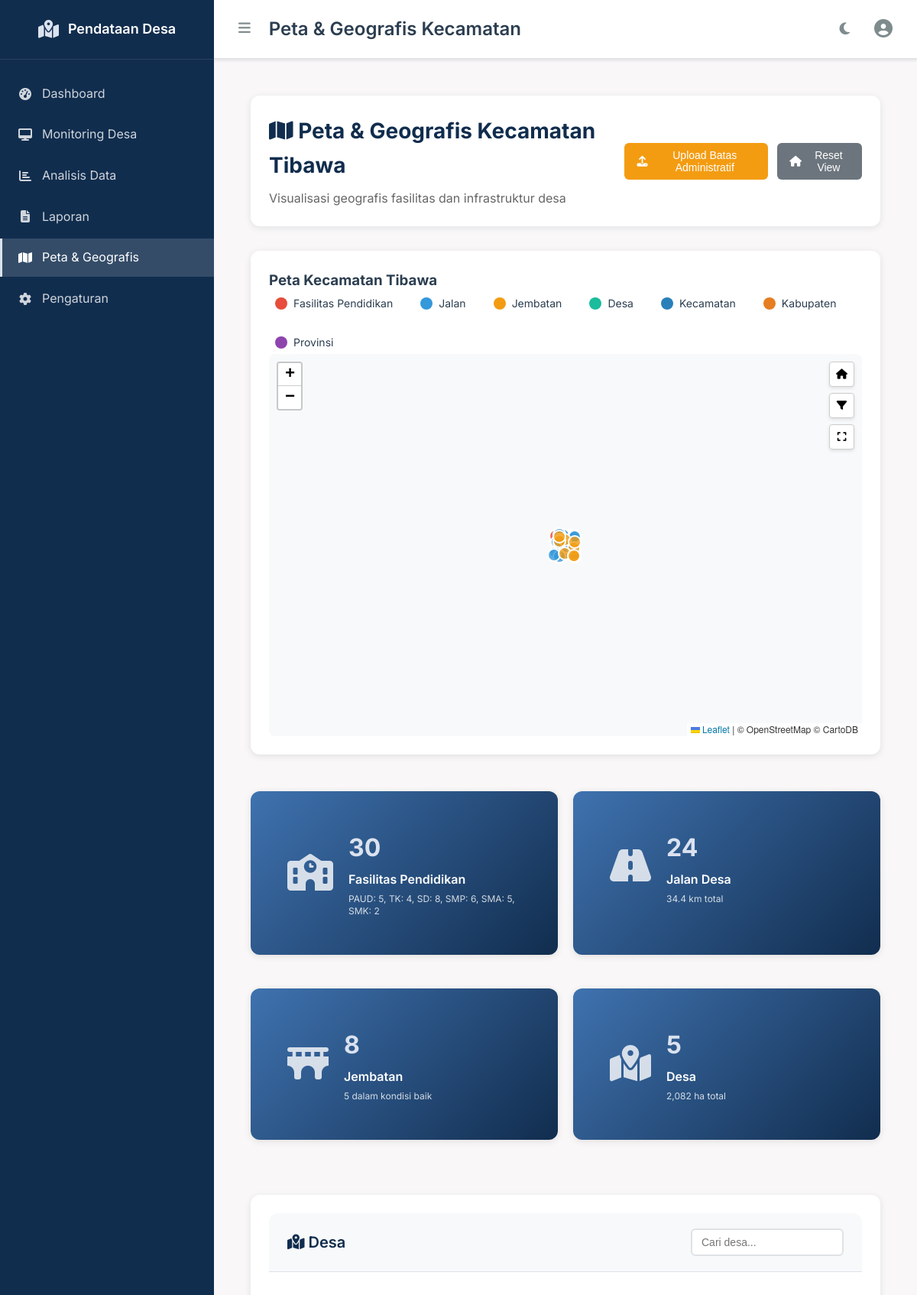
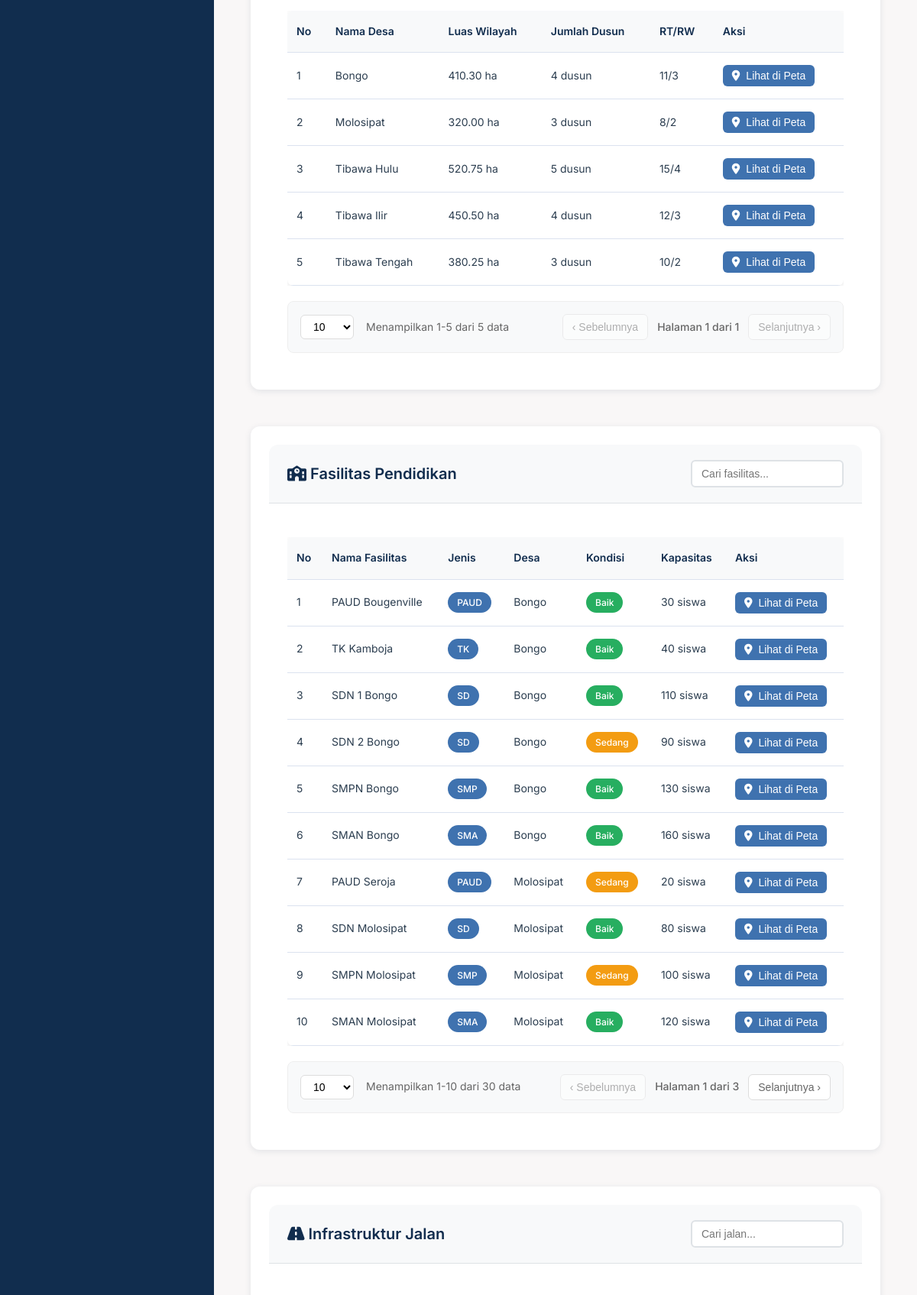
The app's page /pages/admin/peta/peta.php (signed in, upper part) with its own data (2 pictures, top to bottom).
### tables this page shows
CREATE TABLE desa (
    id_desa INT PRIMARY KEY AUTO_INCREMENT,
    nama_desa VARCHAR(100) NOT NULL,
    nama_kecamatan VARCHAR(100) NOT NULL,
    nama_kabupaten VARCHAR(100) NOT NULL,
    nama_provinsi VARCHAR(100) NOT NULL,
    luas_wilayah DECIMAL(10,2),
    jumlah_dusun INT DEFAULT 0,
    jumlah_rt INT DEFAULT 0,
    jumlah_rw INT DEFAULT 0,
    koordinat_latitude DECIMAL(10,8),
    koordinat_longitude DECIMAL(11,8),
    peta_fisik VARCHAR(255),
    peta_administratif VARCHAR(255),
    created_at TIMESTAMP DEFAULT CURRENT_TIMESTAMP,
    updated_at TIMESTAMP DEFAULT CURRENT_TIMESTAMP ON UPDATE CURRENT_TIMESTAMP,
    UNIQUE KEY unique_desa_created (nama_desa, created_at)
);

CREATE TABLE fasilitas_pendidikan (
    id_fasilitas INT PRIMARY KEY AUTO_INCREMENT,
    id_desa INT NOT NULL,
    nama_fasilitas VARCHAR(100) NOT NULL,
    jenis_pendidikan ENUM('PAUD', 'TK', 'SD', 'SMP', 'SMA', 'SMK') NOT NULL,
    alamat_fasilitas TEXT,
    kapasitas_siswa INT DEFAULT 0,
    kondisi_bangunan ENUM('Baik', 'Sedang', 'Rusak') DEFAULT 'Baik',
    jumlah_guru INT DEFAULT 0,
    created_at TIMESTAMP DEFAULT CURRENT_TIMESTAMP,
    updated_at TIMESTAMP DEFAULT CURRENT_TIMESTAMP ON UPDATE CURRENT_TIMESTAMP,
    UNIQUE KEY unique_fasilitas_created (nama_fasilitas, created_at),
    FOREIGN KEY (id_desa) REFERENCES desa(id_desa) ON DELETE CASCADE
);

### pages/admin/peta/peta.php (the view, shortened to what the rows shown need)
<?php
require_once __DIR__ . '/../../../database/queries.php';
$queries = new Queries();
$all_fasilitas = [];
$query = "SELECT * FROM desa ORDER BY nama_desa";
$stmt = $queries->db->prepare($query);
$stmt->execute();
$all_desa = $stmt->fetchAll(PDO::FETCH_ASSOC);
foreach ($all_desa as $desa) {
    $id_desa = $desa['id_desa'];
    $query = "SELECT f.*, d.nama_desa FROM fasilitas_pendidikan f
              JOIN desa d ON f.id_desa = d.id_desa
              WHERE f.id_desa = :id_desa";
    $stmt = $queries->db->prepare($query);
    $stmt->bindParam(':id_desa', $id_desa);
    $stmt->execute();
    $fasilitas = $stmt->fetchAll(PDO::FETCH_ASSOC);
    foreach ($fasilitas as $f) {
        $all_fasilitas[] = $f;
    }
}
$is_ajax = isset($_SERVER['HTTP_X_REQUESTED_WITH']) &&
    strtolower($_SERVER['HTTP_X_REQUESTED_WITH']) === 'xmlhttprequest';
?>
<div class="peta-admin-container">
    <div class="peta-admin-header">
        <div class="peta-admin-title">
            <h2><i class="fas fa-map"></i> Peta & Geografis Kecamatan Tibawa</h2>
        </div>
    </div>
    <div class="peta-admin-content">
        <div class="peta-admin-stats">
            <div class="card peta-stat-card">
                <div class="card-body">
                    <div class="peta-stat-content">
                        <div class="peta-stat-number"><?php echo count($all_fasilitas); ?></div>
                        <div class="peta-stat-label">Fasilitas Pendidikan</div>
                        <div class="peta-stat-detail">
                            <?php
                            $jenis_count = [];
                            foreach ($all_fasilitas as $f) {
                                $jenis_count[$f['jenis_pendidikan']] = ($jenis_count[$f['jenis_pendidikan']] ?? 0) + 1;
                            }
                            echo implode(', ', array_map(function($k, $v) { return "$k: $v"; }, array_keys($jenis_count), $jenis_count));
                            ?>
                        </div>
                    </div>
                </div>
            </div>
        </div>
        <div class="peta-admin-tables">
            <div class="card">
                <div class="card-body">
                    <div class="table-responsive">
                        <table class="table" id="desaTable">
                            <thead>
                                <tr>
                                    <th>No</th>
                                    <th>Nama Desa</th>
                                    <th>Luas Wilayah</th>
                                    <th>Jumlah Dusun</th>
                                    <th>RT/RW</th>
                                    <th>Aksi</th>
                                </tr>
                            </thead>
                            <tbody>
                                <?php foreach ($all_desa as $index => $d): ?>
                                <tr>
                                    <td><?php echo $index + 1; ?></td>
                                    <td><?php echo $d['nama_desa']; ?></td>
                                    <td><?php echo $d['luas_wilayah']; ?> ha</td>
                                    <td><?php echo $d['jumlah_dusun']; ?> dusun</td>
                                    <td><?php echo $d['jumlah_rt']; ?>/<?php echo $d['jumlah_rw']; ?></td>
                                    <td>
                                        <button class="btn btn-sm btn-primary" onclick="showOnMap('desa', <?php echo $d['id_desa']; ?>)">
                                            <i class="fas fa-map-marker-alt"></i> Lihat di Peta
                                        </button>
                                    </td>
                                </tr>
                                <?php endforeach; ?>
                            </tbody>
                        </table>
                    </div>
                </div>
            </div>
            <div class="card">
                <div class="card-body">
                    <div class="table-responsive">
                        <table class="table" id="fasilitasTable">
                            <thead>
                                <tr>
                                    <th>No</th>
                                    <th>Nama Fasilitas</th>
                                    <th>Jenis</th>
                                    <th>Desa</th>
                                    <th>Kondisi</th>
                                    <th>Kapasitas</th>
                                    <th>Aksi</th>
                                </tr>
                            </thead>
                            <tbody>
                                <?php foreach ($all_fasilitas as $index => $f): ?>
                                <tr>
                                    <td><?php echo $index + 1; ?></td>
                                    <td><?php echo $f['nama_fasilitas']; ?></td>
                                    <td><span class="badge badge-info"><?php echo $f['jenis_pendidikan']; ?></span></td>
                                    <td><?php echo $f['nama_desa']; ?></td>
                                    <td>
                                        <span class="badge badge-<?php echo $f['kondisi_bangunan'] === 'Baik' ? 'success' : ($f['kondisi_bangunan'] === 'Sedang' ? 'warning' : 'danger'); ?>">
                                            <?php echo $f['kondisi_bangunan']; ?>
                                        </span>
                                    </td>
                                    <td><?php echo $f['kapasitas_siswa']; ?> siswa</td>
                                    <td>
                                        <button class="btn btn-sm btn-primary" onclick="showOnMap('fasilitas', <?php echo $f['id_fasilitas']; ?>)">
                                            <i class="fas fa-map-marker-alt"></i> Lihat di Peta
                                        </button>
                                    </td>
                                </tr>
                                <?php endforeach; ?>
                            </tbody>
                        </table>
                    </div>
                </div>
            </div>
        </div>
    </div>
</div>
<?php
if (!$is_ajax) {
    require_once __DIR__ . '/../../../layout/main.php';
}
?>

### records on screen
desa: id_desa.jenis_pendidikan "PAUD: 5, TK: 4, SD: 8, SMP: 6, SMA: 5, SMK: 2", nama_desa "Molosipat", luas_wilayah "320.00", jumlah_dusun "3", jumlah_rt "8", jumlah_rw "2"
desa: nama_desa "Bongo", luas_wilayah "410.30", jumlah_dusun "4", jumlah_rt "11", jumlah_rw "3"
desa: nama_desa "Tibawa Hulu", luas_wilayah "520.75", jumlah_dusun "5", jumlah_rt "15", jumlah_rw "4"
desa: nama_desa "Tibawa Ilir", luas_wilayah "450.50", jumlah_dusun "4", jumlah_rt "12", jumlah_rw "3"
desa: nama_desa "Tibawa Tengah", luas_wilayah "380.25", jumlah_dusun "3", jumlah_rt "10", jumlah_rw "2"
fasilitas_pendidikan: nama_fasilitas "PAUD Bougenville", jenis_pendidikan "PAUD", id_desa.nama_desa "Bongo", kondisi_bangunan "Baik", kapasitas_siswa "30"
fasilitas_pendidikan: nama_fasilitas "TK Kamboja", jenis_pendidikan "TK", id_desa.nama_desa "Bongo", kondisi_bangunan "Baik", kapasitas_siswa "40"
fasilitas_pendidikan: nama_fasilitas "SDN 1 Bongo", jenis_pendidikan "SD", id_desa.nama_desa "Bongo", kondisi_bangunan "Baik", kapasitas_siswa "110"
fasilitas_pendidikan: nama_fasilitas "SDN 2 Bongo", jenis_pendidikan "SD", id_desa.nama_desa "Bongo", kondisi_bangunan "Sedang", kapasitas_siswa "90"
fasilitas_pendidikan: nama_fasilitas "SMPN Bongo", jenis_pendidikan "SMP", id_desa.nama_desa "Bongo", kondisi_bangunan "Baik", kapasitas_siswa "130"
fasilitas_pendidikan: nama_fasilitas "SMAN Bongo", jenis_pendidikan "SMA", id_desa.nama_desa "Bongo", kondisi_bangunan "Baik", kapasitas_siswa "160"
fasilitas_pendidikan: nama_fasilitas "PAUD Seroja", jenis_pendidikan "PAUD", id_desa.nama_desa "Molosipat", kondisi_bangunan "Sedang", kapasitas_siswa "20"
fasilitas_pendidikan: nama_fasilitas "SDN Molosipat", jenis_pendidikan "SD", id_desa.nama_desa "Molosipat", kondisi_bangunan "Baik", kapasitas_siswa "80"
fasilitas_pendidikan: nama_fasilitas "SMPN Molosipat", jenis_pendidikan "SMP", id_desa.nama_desa "Molosipat", kondisi_bangunan "Sedang", kapasitas_siswa "100"
fasilitas_pendidikan: nama_fasilitas "SMAN Molosipat", jenis_pendidikan "SMA", id_desa.nama_desa "Molosipat", kondisi_bangunan "Baik", kapasitas_siswa "120"

### other values on screen
$page_title "Peta & Geografis Kecamatan"
count($all_fasilitas) "30"
count($all_jalan) "24"
$total_panjang "34.4"
count($all_jembatan) "8"
$kondisi_baik "5"
count($all_desa) "5"
$total_luas "2,082"
